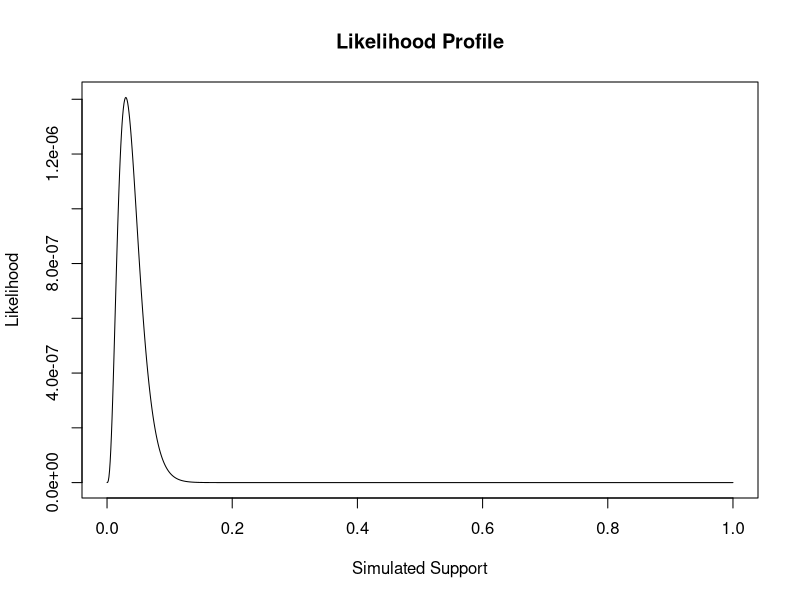
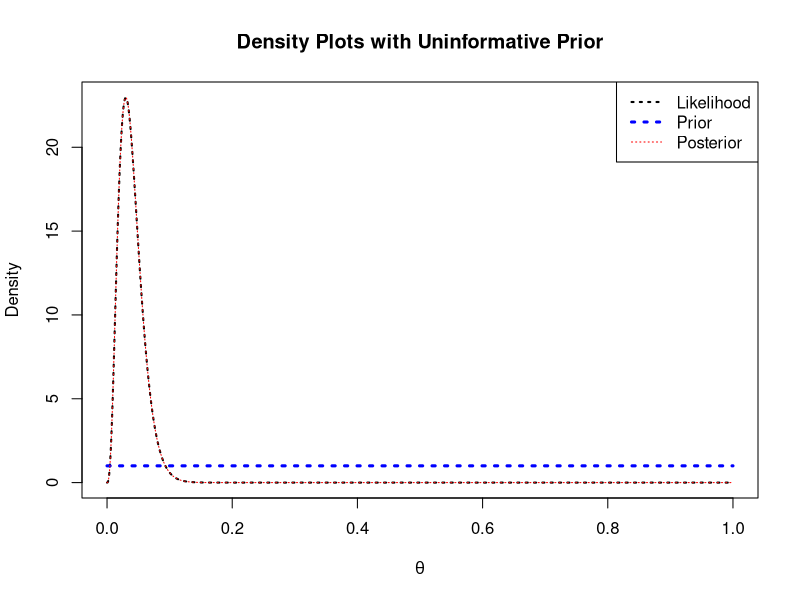
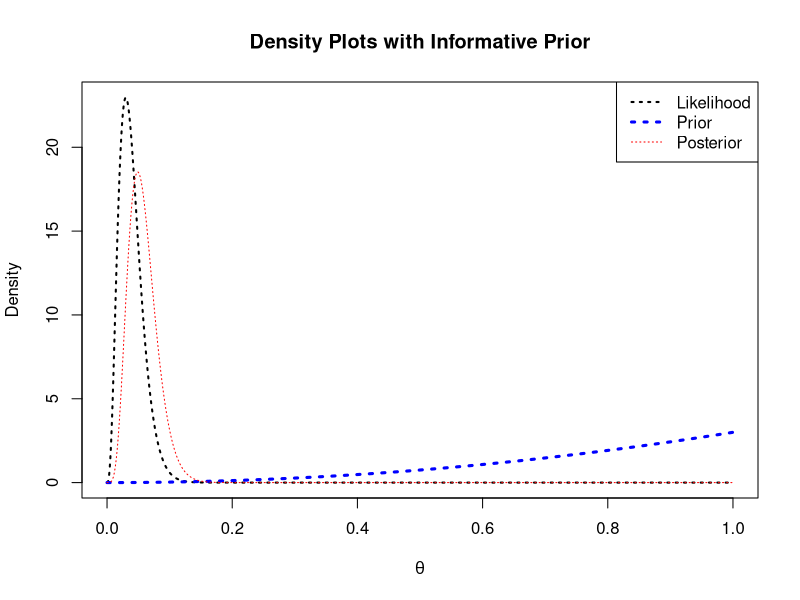
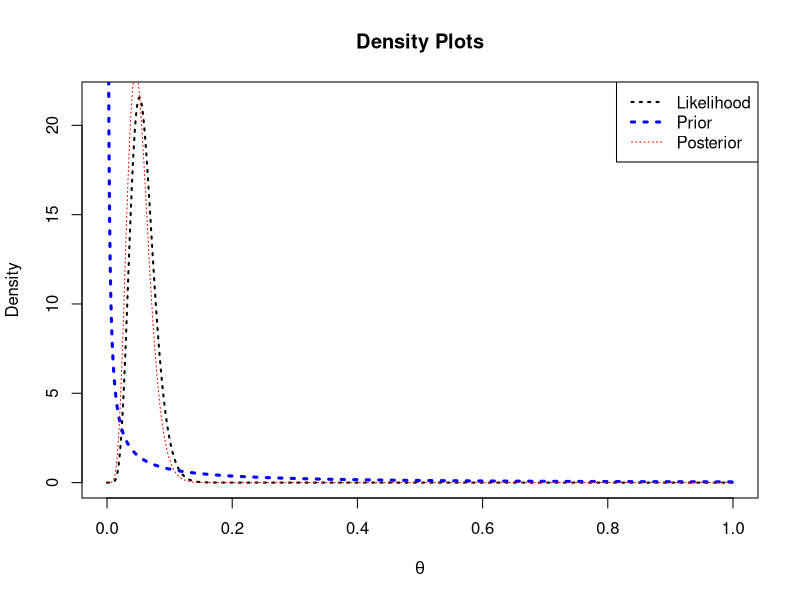
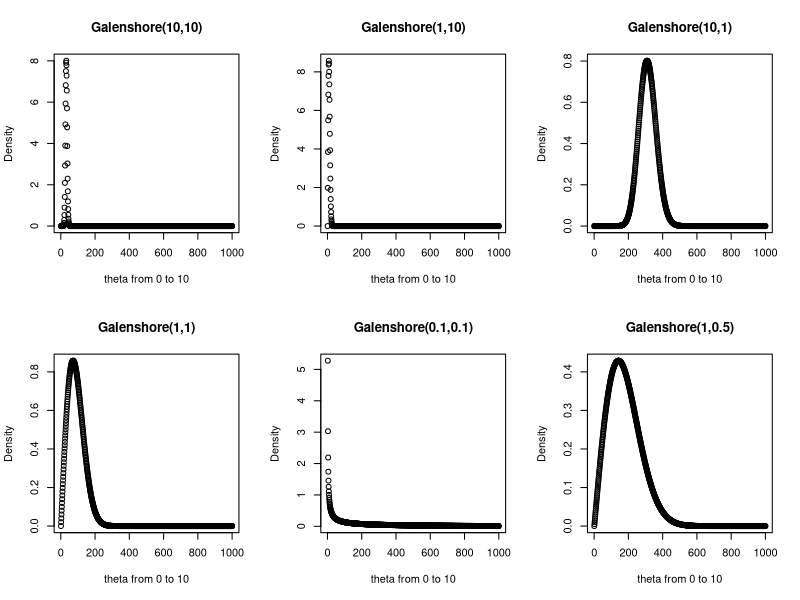

Write R code to recreate these figures, in order.
## ---- chunk 1
knitr::opts_chunk$set(echo = TRUE)
## ---- chunk 2
#simulate data
#set a seed
set.seed(2023)

#create data
simulated_data <- rbinom(n = 100, size = 1, prob = 0.01)

#inspect the simulated data
table(simulated_data)
head(simulated_data)
## ---- chunk 3
### Bernoulli LH Function ###
# Input: obs_data, theta
# Output: bernoulli likelihood

myBernLH <- function(obs_data, theta) {

  N <- length(obs_data)
  x <- sum(obs_data)
  LH <- (theta^x)*((1-theta)^{N-x})  
  return(LH)
  
}

### Plot LH for a grid of theta values ###
# Create the grid #
theta_sim <- seq(from = 0, to = 1, length.out = 1000)

# Store the LH values
LH_values <- myBernLH(simulated_data, theta_sim)

# Create the Plot
plot(theta_sim, LH_values, type = 'l', main = 'Likelihood Profile', xlab = 'Simulated Support', ylab = 'Likelihood')
## ---- chunk 4
#create function to return the parameters of the posterior beta distribution.
beta_bernoulli <- function(a,b,data) {
  sumofx <- sum(data)
  sample_size <- length(data)
  
  a0 <- a + sumofx
  b0 <- sample_size + b - sumofx
  
  return(paste('a0 is', a0,' b0 is', b0))
}
## ---- chunk 5
#run function with uninformative prior 
uninformative_ex <- beta_bernoulli(1,1,simulated_data)
uninformative_ex
## ---- chunk 6
#run function with informative prior
informative_ex <- beta_bernoulli(3,1,simulated_data)
informative_ex
## ---- chunk 7
sampsize <- length(simulated_data)
sumofx <- sum(simulated_data)
a <- 1
b <- 1

likelihood <- dbeta(theta_sim, sumofx + 1, sampsize - sumofx + 1)
prior <- dbeta(theta_sim, a, b)
posterior <- dbeta(theta_sim, sumofx + a, sampsize - sumofx + b)

plot(theta_sim, likelihood, type = 'l', ylab = 'Density', lty = 3, lwd = 2, xlab = expression(theta), col = 'black', main = 'Density Plots with Uninformative Prior')
lines(theta_sim, prior, type = 'l', ylab = 'Density', lty = 3, lwd = 3, col = 'blue')
lines(theta_sim, posterior, type = 'l', ylab = 'Density', lty = 3, lwd = 1, col = 'red')
legend('topright', legend = c('Likelihood','Prior','Posterior'), lwd = c(2,3,1), lty = 3, col = c('black','blue','red'))
## ---- chunk 8
sampsize <- length(simulated_data)
sumofx <- sum(simulated_data)
a <- 3
b <- 1

likelihood <- dbeta(theta_sim, sumofx + 1, sampsize - sumofx + 1)
prior <- dbeta(theta_sim, a, b)
posterior <- dbeta(theta_sim, sumofx + a, sampsize - sumofx + b)

plot(theta_sim, likelihood, type = 'l', ylab = 'Density', lty = 3, lwd = 2, xlab = expression(theta), col = 'black', main = 'Density Plots with Informative Prior')
lines(theta_sim, prior, type = 'l', ylab = 'Density', lty = 3, lwd = 3, col = 'blue')
lines(theta_sim, posterior, type = 'l', ylab = 'Density', lty = 3, lwd = 1, col = 'red')
legend('topright', legend = c('Likelihood','Prior','Posterior'), lwd = c(2,3,1), lty = 3, col = c('black','blue','red'))
## ---- chunk 9
q2_data <- c(20.9,69.7,3.6,21.8,21.4,0.4,6.7,10.0)

q2_sum <- sum(q2_data)
q2_n <- length(q2_data)
q2_a <- 0.1
q2_b <- 1.0

q2_a0 <- q2_n + q2_a
q2_b0 <- q2_b + q2_sum

q2_theta <- seq(from = 0, to = 1, length.out = 1000)

likelihood <- dgamma(q2_theta, q2_n+1, q2_sum)
prior <- dgamma(q2_theta, q2_a, q2_b)
posterior <- dgamma(q2_theta, q2_a0, q2_b0)

plot(q2_theta, likelihood, type = 'l', ylab = 'Density', lty = 3, lwd = 2, xlab = expression(theta), col = 'black', main = 'Density Plots')
lines(q2_theta, prior, type = 'l', ylab = 'Density', lty = 3, lwd = 3, col = 'blue')
lines(q2_theta, posterior, type = 'l', ylab = 'Density', lty = 3, lwd = 1, col = 'red')
legend('topright', legend = c('Likelihood','Prior','Posterior'), lwd = c(2,3,1), lty = 3, col = c('black','blue','red'))
## ---- chunk 10
#Plot a few members of the ___ class of densities
theta_3 <- seq(from = 0, to = 10, length.out = 1000)

galenshore <- function(c,d,theta) {
  prob <- (2/factorial(c-1))*(d^(2*c))*(theta^(2*c-1))*exp(-(d^2)*(theta^2))
  return(prob)
}

par(mfrow = c(2,3))
plot(galenshore(10,10,theta_3), main = 'Galenshore(10,10)', xlab = 'theta from 0 to 10', ylab = 'Density')
plot(galenshore(1,10,theta_3), main = 'Galenshore(1,10)', xlab = 'theta from 0 to 10', ylab = 'Density')
plot(galenshore(10,1,theta_3), main = 'Galenshore(10,1)', xlab = 'theta from 0 to 10', ylab = 'Density')
plot(galenshore(1,1,theta_3), main = 'Galenshore(1,1)', xlab = 'theta from 0 to 10', ylab = 'Density')
plot(galenshore(0.1,0.1, theta_3), main = 'Galenshore(0.1,0.1)', xlab = 'theta from 0 to 10', ylab = 'Density')
plot(galenshore(1,0.5, theta_3), main = 'Galenshore(1,0.5)', xlab = 'theta from 0 to 10', ylab = 'Density')

